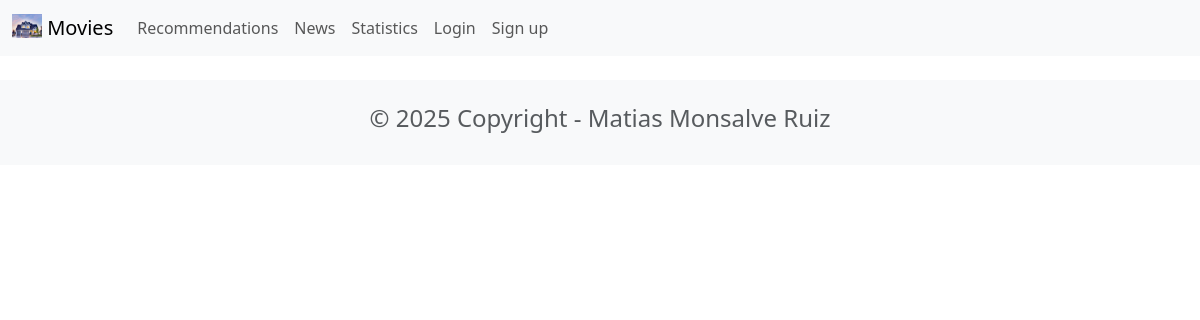
The page /news/ on the database as committed earlier.
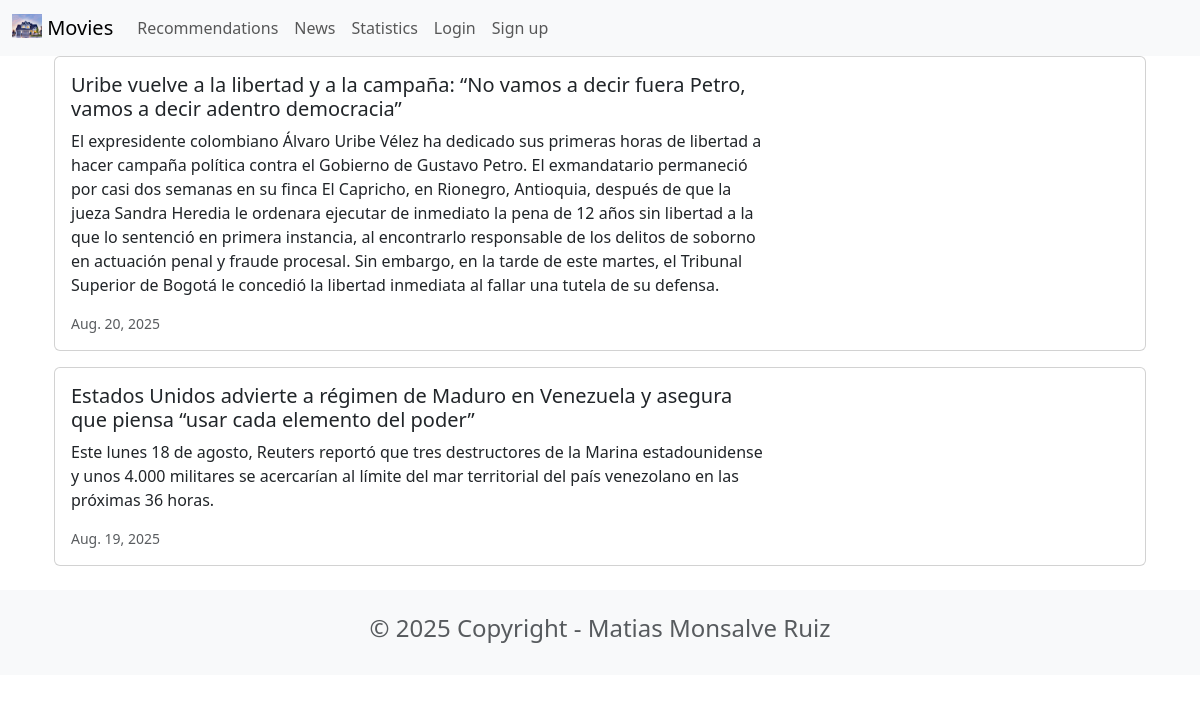
The same page on the database as committed later.
### news/models.py (models this page shows, shortened)
class News(models.Model):
    headline = models.CharField(max_length=200)
    body = models.TextField()
    date = models.DateField()

### news/views.py (the view)
# urls.py: path('news/', include('news.urls')),
def news(request):
    newss = News.objects.all().order_by('-date')
    return render(request, 'news.html', {'newss': newss})

### news/templates/news.html (shortened to what this page needs)
{% extends 'base.html' %}
{% block content %}
<head>
    <link href="https://cdn.jsdelivr.net/npm/bootstrap@5.3.7/dist/css/bootstrap.min.css" rel="stylesheet">
</head>
<body>
    <div class="container">
        {% for news in newss %}
        <div class="card mb-3">
  <div class="row g-0">
    <div class="col-md-8">
      <div class="card-body">
        <h5 class="card-title">{{ news.headline }}</h5>
        <p class="card-text">{{ news.body }}</p>
        <p class="card-text"><small class="text-muted">{{ news.date }}</small></p>
      </div>
    </div>
  </div>
</div>
        {% endfor %}
    </div>
</body>
{% endblock content %}

### moviereviews/templates/base.html (shortened to what this page needs)
<head>
    <link href="https://cdn.jsdelivr.net/npm/bootstrap@5.3.7/dist/css/bootstrap.min.css" rel="stylesheet">
</head>
<nav class="navbar navbar-expand-lg bg-body-tertiary">
  <div class="container-fluid">
    <a class="navbar-brand" href="{% url 'home' %}">
    {% load static %}
    <img src="{% static 'images/home.png' %}" alt="" width="30" height="24" class="d-inline-block align-text-top"/>
    Movies
  </a>
    <div class="collapse navbar-collapse" id="navbarSupportedContent">
      <ul class="navbar-nav me-auto mb-2 mb-lg-0">
        <li class="nav-item">
          <a class="nav-link" aria-current="page" href="{% url 'recommendations' %}">Recommendations</a>
        <li class="nav-item">
          <a class="nav-link" aria-current="page" href="{% url 'news' %}">News</a>
        <li class="nav-item">
          <a class="nav-link" href="{% url 'statistics' %}">Statistics</a>
        <li class="nav-item">
          <a class="nav-link" href="#">Login</a>
        </li>
        <li class="nav-item">
          <a class="nav-link" href="#">Sign up</a>
        </li>
      </ul>
    </div>
  </div>
</nav>
<div class="container">
    {%block content %}
    {%endblock content %}
</div>
<footer class="text-center text-lg-start bg-light text-muted mt-4">
    <div class="container">
         <div class="row">
             <div class="text-center p-4">
                 <h4>© 2025 Copyright - Matias Monsalve Ruiz</h4>
             </div>
         </div>
     </div>
</footer>

Rows that differ between the two databases and show on the page:
added News: headline "Uribe vuelve a la libertad y a la campaña: “No vamos a decir fuera Petro, vamos a decir adentro democracia”", body "El expresidente colombiano Álvaro Uribe Vélez ha dedicado sus primeras horas de libertad a hacer campaña política contra el Gobierno de Gustavo Petro. El exmandatario permaneció por casi dos semanas en su finca El Capricho, en Rionegro, Antioquia, después de que la jueza Sandra Heredia le ordenara ejecutar de inmediato la pena de 12 años sin libertad a la que lo sentenció en primera instancia, al encontrarlo responsable de los delitos de soborno en actuación penal y fraude procesal. Sin embargo, en la tarde de este martes, el Tribunal Superior de Bogotá le concedió la libertad inmediata al fallar una tutela de su defensa.", date "Aug. 20, 2025"
added News: headline "Estados Unidos advierte a régimen de Maduro en Venezuela y asegura que piensa “usar cada elemento del poder”", body "Este lunes 18 de agosto, Reuters reportó que tres destructores de la Marina estadounidense y unos 4.000 militares se acercarían al límite del mar territorial del país venezolano en las próximas 36 horas.", date "Aug. 19, 2025"
